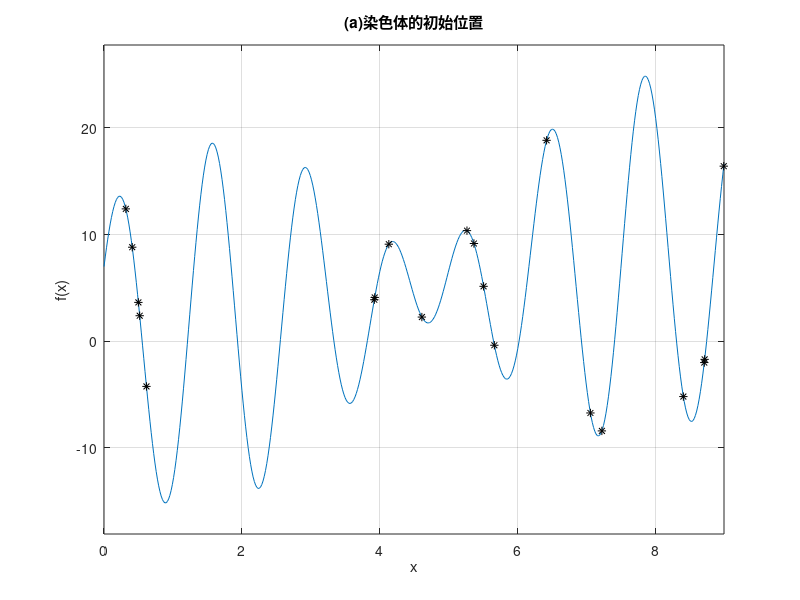
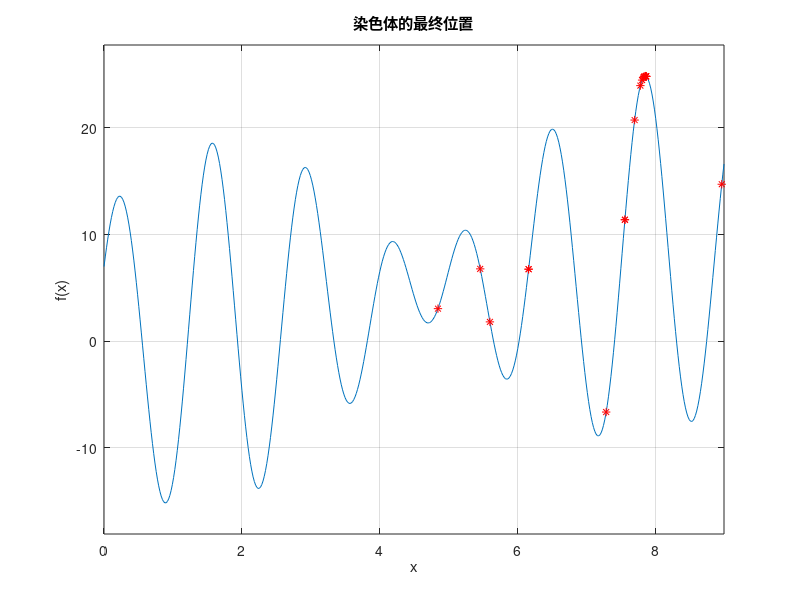
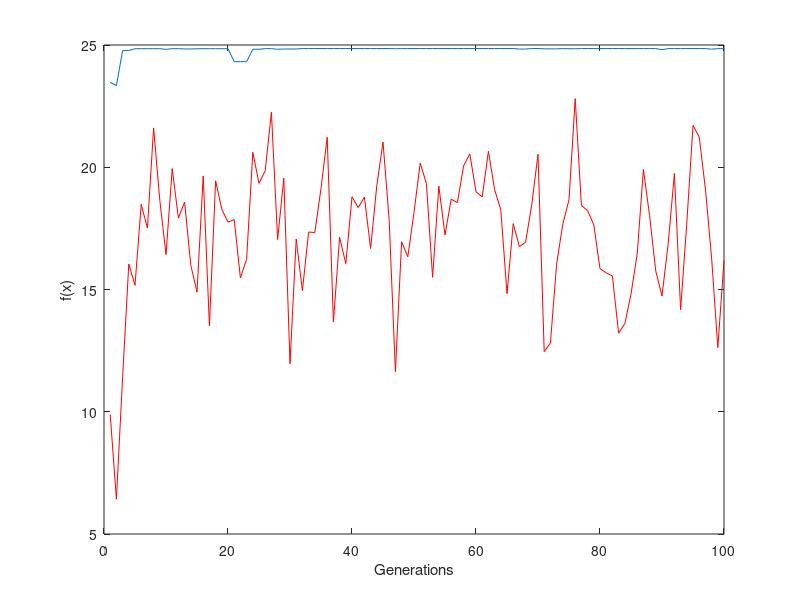

MATLAB code for these plots, in order:
function ga_main()
% 遗传算法程序
% n-- 种群规模% ger-- 迭代次数% pc--- 交叉概率% pm-- 变异概率
% v-- 初始种群（规模为n）% f-- 目标函数值% fit-- 适应度向量
% vx-- 最优适应度值向量% vmfit-- 平均适应度值向量
clear all;
close all;
clc;%清屏
tic;%计时器开始计时
n=20;%种群规模
ger=100;%迭代次数
pc=0.65;%交叉概率
pm=0.05;%变异概率
%以上为经验值，可以更改。
% 生成初始种群
v=init_population(n,22); %得到初始种群，22串长，生成20*22的0-1矩阵
[N,L]=size(v);           %得到初始规模行，列
fprintf('Number of generations:%d\n',ger);
fprintf('Population size:%d\n',N);
fprintf('Crossover probability:%.3f\n',pc);
fprintf('Mutation probability:%.3f\n',pm); %sprintf可以控制输出格式
% 待优化问题
xmin=0;xmax=9;  %变量X范围
f='x+10*sin(x.*5)+7*cos(x.*4)';
% 计算适应度，并画出初始种群图形
x=decode(v(:,1:22),xmin,xmax);%22位二进制换成十进制，%冒号表示对所有行进行操作。
fit=eval(f);%eval转化成数值型的  %计算适应度,fit=f(x);是一个20维的向量
figure(1);%打开第一个窗口
ezplot(f,[xmin,xmax]);%隐函数画图
grid on;hold on;
plot(x,fit,'k*');%作图,画初始种群的适应度图像
title('(a)染色体的初始位置');%标题
xlabel('x');ylabel('f(x)');%标记轴
% 迭代前的初始化
vmfit=[];%平均适应度
vx=[]; %最优适应度
it=1; % 迭代计数器
% 开始进化
while it<=ger %迭代次数 %100代
    %Reproduction(Bi-classist Selection)
    vtemp=roulette(v,fit);%复制算子,选中优秀的染色体
    %Crossover    
    v=crossover(vtemp,pc);%交叉算子 
    %Mutation变异算子
    M=rand(N,L)<=pm;%这里的作用找到比0.05小的分量
    %M(1,:)=zeros(1,L);
    v=v-2.*(v.*M)+M;%两个0-1矩阵相乘后M是1的地方V就不变，再乘以2. NICE!!确实好！！！把M中为1的位置上的地方的值变反
    %这里是点乘 %变异  
    %Results 
    x=decode(v(:,1:22),xmin,xmax);%解码，求目标函数值
    fit=eval(f);        %计算数值
    [sol,indb]=max(fit);% 每次迭代中最优目标函数值，包括位置
    v(1,:)=v(indb,:);   %用最大值代替
    fit_mean=mean(fit); % 每次迭代中目标函数值的平均值。mean求均值
    vx=[vx sol];        %最优适应度值
    vmfit=[vmfit fit_mean];%适应度均值
    it=it+1;            %迭代次数计数器增加
end
%%%% 最后结果
fprintf('\n\n');  %空一行% 显示最优解及最优值
fprintf('Maximum found[x,f(x)]:[%.4f,%.4f]\n',x(indb),sol);
% 图形显示最优结果
figure(2);
ezplot(f,[xmin,xmax]);
grid on;hold on;
plot(x,fit,'r*');
title('染色体的最终位置');
xlabel('x');ylabel('f(x)');
% 图形显示最优及平均函数值变化趋势
figure(3);
plot(vx);
%title('最优,平均函数值变化趋势');
xlabel('Generations');ylabel('f(x)');hold on;
plot(vmfit,'r');hold off;
runtime=toc%记时结束
end
%%
%Decodify bitstrings
function x=decode(v,xymin,xymax)
% x    ----real value(precision:6)
% v    ----binary string(length:22)
v=fliplr(v); %实现左右翻转颠倒
[s,c]=size(v); %c代表串长。求行，列
aux=0:1:c-1;   %21维向量
aux=ones(s,1)*aux;%权值向量矩阵
x1=sum((v.*2.^aux)');%权值   %注意转置   %sum是求列和
x=xymin+(xymax-xymin)*x1./(2^c-1);    %最大值4194303;
end
%%
%Crossover
function v=crossover(vtemp,pc)
[N,L]=size(vtemp);
C(:,1)=rand(N,1)<=pc;%选择被杂交的。<=pc就是1否则是0构成0-1向量
I=find(C(:,1)==1);%找分量等于1的元素，其下标构成向量。
for i=1:2:size(I)%两两配对所以以2为步长
    if i>=size(I)%奇数个处理 如果是奇数个，则最后一行不处理
        break;
    end
    site=fix(1+L*rand(1));%fix向零取整，L=22.%site属于1-22.随机确定交换点的位置
    temp=vtemp(I(i),:);%交换的暂存变量。T  记录要交叉的第一行基因
    vtemp(I(i),site:end)=vtemp(I(i+1),site:end);%交换后面的数值
    vtemp(I(i+1),site:end)=temp(:,site:end);%交换  temp没有被修改
end
v=vtemp;%复制返回
end        
%%
%Function init_population
function v=init_population(n1,s1)
v=round(rand(n1,s1));%rand产生随机数，%round四舍五入取整
end
%%
function vtemp=roulette(v,fit)
N=size(v);  %N向量
fitmin=abs(min(fit));%最小值和绝对值
fit=fitmin+fit; %最小值加上步长，保证fit>=0.
%fit
S=sum(fit);%求向量的和
for i=1:N %一共要选N个，每个向量被选中的概率是fit(i)/sum(fit)
    SI=S*rand(1);%rand随机数。0-s之间的一个随机数
    for j=1:N
        if SI<=sum(fit(1:j))  %累加列值
            vtemp(i,:)=v(j,:);%选中此样本
            break
        end
    end
end
end

